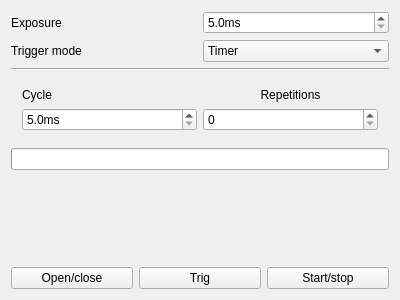
<?xml version="1.0" encoding="UTF-8"?>
<ui version="4.0">
 <class>MrtShutterGui</class>
 <widget class="QWidget" name="MrtShutterGui">
  <property name="geometry">
   <rect>
    <x>0</x>
    <y>0</y>
    <width>400</width>
    <height>300</height>
   </rect>
  </property>
  <property name="windowTitle">
   <string>mrtShutterGui</string>
  </property>
  <layout class="QVBoxLayout" name="verticalLayout">
   <item>
    <layout class="QGridLayout" name="gridLayout_2">
     <item row="0" column="0">
      <widget class="QLabel" name="label">
       <property name="text">
        <string>Exposure</string>
       </property>
      </widget>
     </item>
     <item row="1" column="0">
      <widget class="QLabel" name="label_4">
       <property name="text">
        <string>Trigger mode</string>
       </property>
      </widget>
     </item>
     <item row="1" column="1">
      <widget class="QMComboBox" name="exposureMode">
       <item>
        <property name="text">
         <string>Timer</string>
        </property>
       </item>
       <item>
        <property name="text">
         <string>Software</string>
        </property>
       </item>
      </widget>
     </item>
     <item row="0" column="1">
      <widget class="QMDoubleSpinBox" name="exposure">
       <property name="suffix">
        <string>ms</string>
       </property>
       <property name="decimals">
        <number>1</number>
       </property>
       <property name="minimum">
        <double>5.000000000000000</double>
       </property>
       <property name="maximum">
        <double>20000.000000000000000</double>
       </property>
      </widget>
     </item>
    </layout>
   </item>
   <item>
    <widget class="Line" name="line">
     <property name="orientation">
      <enum>Qt::Horizontal</enum>
     </property>
    </widget>
   </item>
   <item>
    <widget class="QWidget" name="timerParameters" native="true">
     <layout class="QGridLayout" name="gridLayout">
      <item row="0" column="1">
       <widget class="QLabel" name="label_2">
        <property name="text">
         <string>Cycle</string>
        </property>
       </widget>
      </item>
      <item row="0" column="2">
       <widget class="QLabel" name="label_3">
        <property name="text">
         <string>Repetitions</string>
        </property>
        <property name="alignment">
         <set>Qt::AlignCenter</set>
        </property>
       </widget>
      </item>
      <item row="1" column="2">
       <widget class="QMSpinBox" name="repititions">
        <property name="maximum">
         <number>10000</number>
        </property>
       </widget>
      </item>
      <item row="1" column="1">
       <widget class="QMDoubleSpinBox" name="cycle">
        <property name="suffix">
         <string>ms</string>
        </property>
        <property name="decimals">
         <number>1</number>
        </property>
        <property name="minimum">
         <double>5.000000000000000</double>
        </property>
        <property name="maximum">
         <double>20000.000000000000000</double>
        </property>
       </widget>
      </item>
     </layout>
    </widget>
   </item>
   <item>
    <widget class="QProgressBar" name="progressBar">
     <property name="format">
      <string>%v of %m (%p%)</string>
     </property>
    </widget>
   </item>
   <item>
    <spacer name="verticalSpacer">
     <property name="orientation">
      <enum>Qt::Vertical</enum>
     </property>
     <property name="sizeHint" stdset="0">
      <size>
       <width>20</width>
       <height>40</height>
      </size>
     </property>
    </spacer>
   </item>
   <item>
    <layout class="QHBoxLayout" name="horizontalLayout_2">
     <item>
      <widget class="QPushButton" name="open">
       <property name="text">
        <string>Open/close</string>
       </property>
      </widget>
     </item>
     <item>
      <widget class="QPushButton" name="trig">
       <property name="text">
        <string>Trig</string>
       </property>
      </widget>
     </item>
     <item>
      <widget class="QPushButton" name="start">
       <property name="text">
        <string>Start/stop</string>
       </property>
      </widget>
     </item>
    </layout>
   </item>
  </layout>
 </widget>
 <layoutdefault spacing="6" margin="11"/>
 <customwidgets>
  <customwidget>
   <class>QMSpinBox</class>
   <extends>QSpinBox</extends>
   <header location="global">qtpvwidgets.h</header>
  </customwidget>
  <customwidget>
   <class>QMComboBox</class>
   <extends>QComboBox</extends>
   <header location="global">qtpvwidgets.h</header>
  </customwidget>
  <customwidget>
   <class>QMDoubleSpinBox</class>
   <extends>QDoubleSpinBox</extends>
   <header location="global">qtpvwidgets.h</header>
  </customwidget>
 </customwidgets>
 <resources/>
 <connections/>
</ui>
